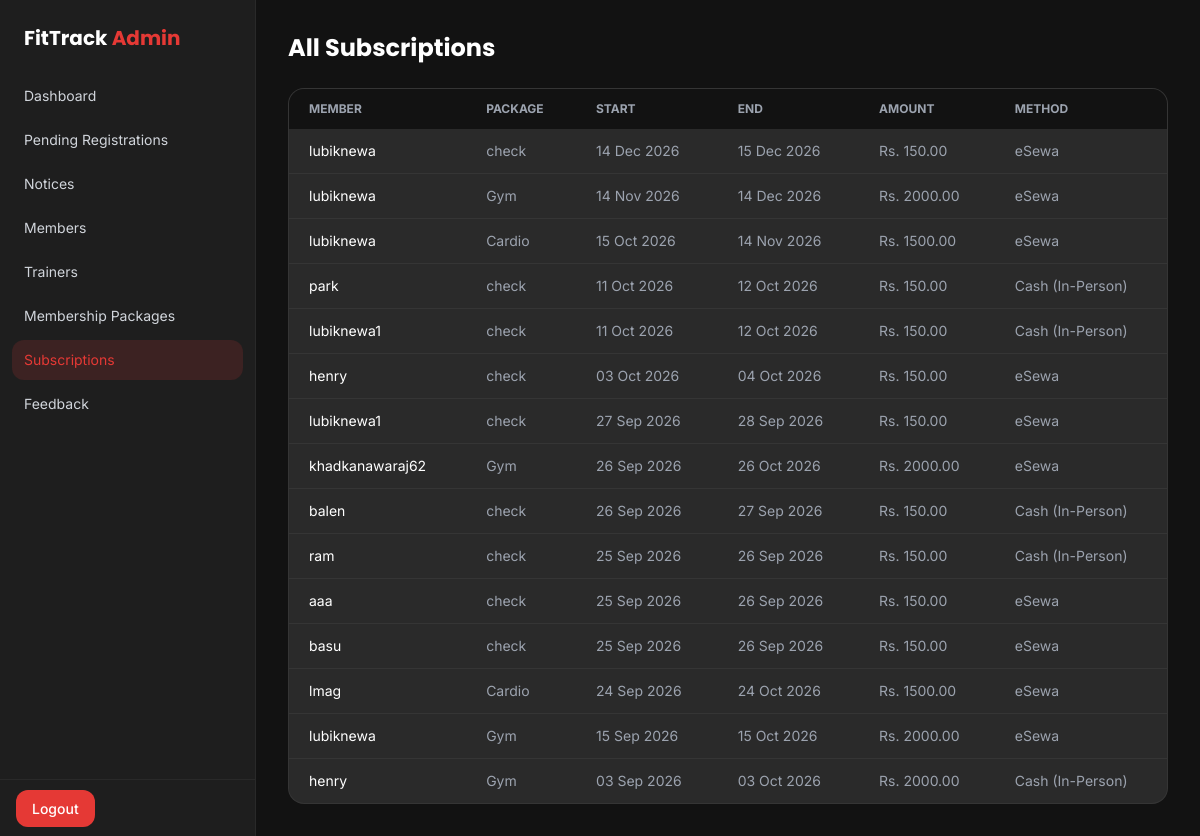
/management/subscriptions/ (signed in), run on the app's committed database.
### app/models.py (models this page shows, shortened)
class Subscription(models.Model):
    PAYMENT_CHOICES = (
        ('cash', 'Cash (In-Person)'),
        ('esewa', 'eSewa'),
    )
    user = models.ForeignKey(settings.AUTH_USER_MODEL, on_delete=models.CASCADE, related_name='subscriptions')
    package = models.ForeignKey(MembershipPackage, on_delete=models.PROTECT)
    start_date = models.DateField(default=timezone.localdate)
    end_date = models.DateField()
    amount_paid = models.DecimalField(max_digits=8, decimal_places=2)
    payment_method = models.CharField(max_length=10, choices=PAYMENT_CHOICES, default='cash')
    transaction_id = models.CharField(max_length=100, blank=True, null=True)
    created_at = models.DateTimeField(auto_now_add=True)
    class Meta:
        ordering = ['-start_date']

class MembershipPackage(models.Model):
    name = models.CharField(max_length=100)
    price = models.DecimalField(max_digits=8, decimal_places=2)
    duration_days = models.PositiveIntegerField(help_text="e.g. 30 for monthly, 365 for yearly")
    description = models.TextField(blank=True)
    is_active = models.BooleanField(default=True, help_text="Uncheck to stop offering this package")
    class Meta:
        ordering = ['price']

### adminpanel/views.py (the view)
# urls.py: path('subscriptions/', views.admin_subscriptions, name='admin_subscriptions'),
@staff_required
def admin_subscriptions(request):
    subscriptions = Subscription.objects.select_related('user', 'package').order_by('-start_date')
    return render(request, 'adminpanel/subscriptions.html', {'subscriptions': subscriptions})

### adminpanel/templates/adminpanel/subscriptions.html
{% extends 'adminpanel/base.html' %}
{% block content %}
<h1 class="font-display text-2xl font-bold mb-6">All Subscriptions</h1>
<div class="bg-dark-card border border-white/5 rounded-2xl overflow-hidden">
    <table class="w-full text-sm">
        <thead class="bg-dark-bg text-gray-400 text-xs uppercase">
            <tr>
                <th class="text-left px-5 py-3">Member</th>
                <th class="text-left px-5 py-3">Package</th>
                <th class="text-left px-5 py-3">Start</th>
                <th class="text-left px-5 py-3">End</th>
                <th class="text-left px-5 py-3">Amount</th>
                <th class="text-left px-5 py-3">Method</th>
            </tr>
        </thead>
        <tbody class="divide-y divide-white/5">
            {% for sub in subscriptions %}
            <tr>
                <td class="px-5 py-3 text-white">{{ sub.user.username }}</td>
                <td class="px-5 py-3 text-gray-400">{{ sub.package.name }}</td>
                <td class="px-5 py-3 text-gray-400">{{ sub.start_date|date:"d M Y" }}</td>
                <td class="px-5 py-3 text-gray-400">{{ sub.end_date|date:"d M Y" }}</td>
                <td class="px-5 py-3 text-gray-400">Rs. {{ sub.amount_paid }}</td>
                <td class="px-5 py-3 text-gray-400">{{ sub.get_payment_method_display }}</td>
            </tr>
            {% empty %}
            <tr><td colspan="6" class="px-5 py-8 text-center text-gray-500">No subscriptions yet.</td></tr>
            {% endfor %}
        </tbody>
    </table>
</div>
{% endblock %}

### data on the page
Subscription: user.username "lubiknewa", package.name "check", start_date "14 Dec 2026", end_date "15 Dec 2026", amount_paid "150.00", payment_method "eSewa"
Subscription: user.username "lubiknewa", package.name "Gym", start_date "14 Nov 2026", end_date "14 Dec 2026", amount_paid "2000.00", payment_method "eSewa"
Subscription: user.username "lubiknewa", package.name "Cardio", start_date "15 Oct 2026", end_date "14 Nov 2026", amount_paid "1500.00", payment_method "eSewa"
Subscription: user.username "park", package.name "check", start_date "11 Oct 2026", end_date "12 Oct 2026", amount_paid "150.00", payment_method "Cash (In-Person)"
Subscription: user.username "lubiknewa1", package.name "check", start_date "11 Oct 2026", end_date "12 Oct 2026", amount_paid "150.00", payment_method "Cash (In-Person)"
Subscription: user.username "henry", package.name "check", start_date "03 Oct 2026", end_date "04 Oct 2026", amount_paid "150.00", payment_method "eSewa"
Subscription: user.username "lubiknewa1", package.name "check", start_date "27 Sep 2026", end_date "28 Sep 2026", amount_paid "150.00", payment_method "eSewa"
Subscription: user.username "khadkanawaraj62", package.name "Gym", start_date "26 Sep 2026", end_date "26 Oct 2026", amount_paid "2000.00", payment_method "eSewa"
Subscription: user.username "balen", package.name "check", start_date "26 Sep 2026", end_date "27 Sep 2026", amount_paid "150.00", payment_method "Cash (In-Person)"
Subscription: user.username "ram", package.name "check", start_date "25 Sep 2026", end_date "26 Sep 2026", amount_paid "150.00", payment_method "Cash (In-Person)"
Subscription: user.username "aaa", package.name "check", start_date "25 Sep 2026", end_date "26 Sep 2026", amount_paid "150.00", payment_method "eSewa"
Subscription: user.username "basu", package.name "check", start_date "25 Sep 2026", end_date "26 Sep 2026", amount_paid "150.00", payment_method "eSewa"
Subscription: user.username "lmag", package.name "Cardio", start_date "24 Sep 2026", end_date "24 Oct 2026", amount_paid "1500.00", payment_method "eSewa"
Subscription: user.username "lubiknewa", package.name "Gym", start_date "15 Sep 2026", end_date "15 Oct 2026", amount_paid "2000.00", payment_method "eSewa"
Subscription: user.username "henry", package.name "Gym", start_date "03 Sep 2026", end_date "03 Oct 2026", amount_paid "2000.00", payment_method "Cash (In-Person)"
